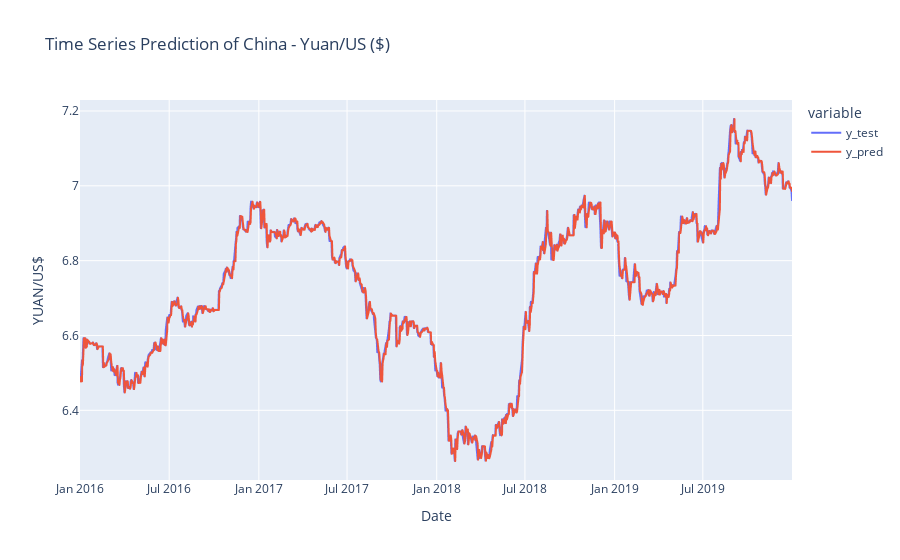

Here is the notebook cell this chart was saved with:
### Code cell
linear_model = model_building(df_yuan_USD, linear)
linear_model

### Figure 1 — Plotly figure (JSON) as saved in the notebook; plotly's stock layout.template omitted (floating-point values rounded to 4 significant figures; data arrays with more than 128 entries replaced by an {"elided": "..."} marker saying what was removed)
{"data": [{"hovertemplate": "variable=y_test<br>Date=%{x}<br>YUAN/US$=%{y}<extra></extra>", "legendgroup": "y_test", "line": {"color": "#636efa", "dash": "solid"}, "marker": {"symbol": "circle"}, "mode": "lines", "name": "y_test", "showlegend": true, "type": "scattergl", "x": {"elided": "1044 str values"}, "xaxis": "x", "y": {"elided": "1044 float values"}, "yaxis": "y"}, {"hovertemplate": "variable=y_pred<br>Date=%{x}<br>YUAN/US$=%{y}<extra></extra>", "legendgroup": "y_pred", "line": {"color": "#EF553B", "dash": "solid"}, "marker": {"symbol": "circle"}, "mode": "lines", "name": "y_pred", "showlegend": true, "type": "scattergl", "x": {"elided": "1044 str values"}, "xaxis": "x", "y": {"elided": "1044 float values"}, "yaxis": "y"}], "layout": {"legend": {"title": {"text": "variable"}, "tracegroupgap": 0}, "title": {"text": "Time Series Prediction of China - Yuan/US ($)"}, "xaxis": {"anchor": "y", "domain": [0, 1], "title": {"text": "Date"}}, "yaxis": {"anchor": "x", "domain": [0, 1], "title": {"text": "YUAN/US$"}}}}
